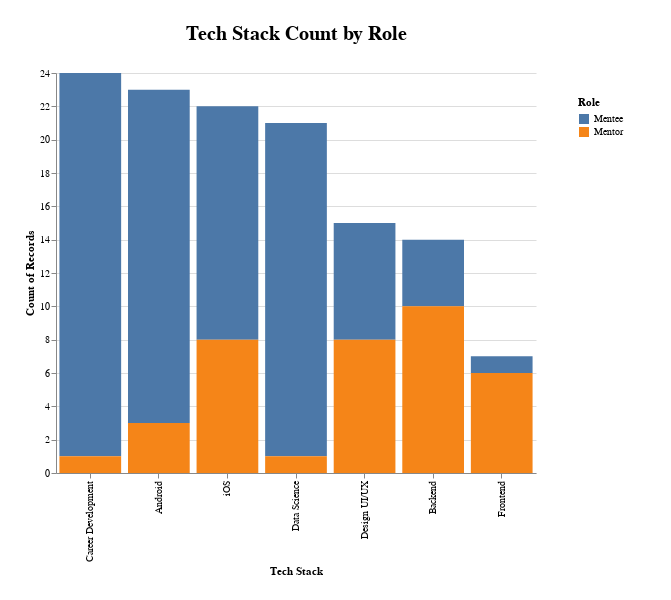

The code cell stored with this chart in its notebook:
### Code cell
x = "tech_stack"
z = "role"
count_x = f"count({x})"
chart = stacked_bar_chart(df[df["tech_stack"] != "string"], x, z, count_x)
chart

### Figure 1 — Vega-Lite specification as saved in the notebook (floating-point values rounded to 4 significant figures)
{"config": {"view": {"continuousWidth": 400, "continuousHeight": 300, "stroke": "#FFF"}, "legend": {"padding": 24}, "title": {"fontSize": 20, "offset": 24}}, "data": {"name": "data-03e8585892bca5750eca5bd9db7bc7b8"}, "mark": "bar", "encoding": {"color": {"field": "role", "title": "Role", "type": "nominal"}, "tooltip": [{"field": "role", "type": "nominal"}, {"field": "tech_stack", "type": "nominal"}, {"aggregate": "count", "field": "tech_stack", "type": "nominal"}], "x": {"field": "tech_stack", "sort": "-y", "title": "Tech Stack", "type": "nominal"}, "y": {"aggregate": "count", "field": "tech_stack", "type": "nominal"}}, "height": 400, "padding": 24, "title": "Tech Stack Count by Role", "width": 480, "$schema": "https://vega.github.io/schema/vega-lite/v4.17.0.json", "datasets": {"data-03e8585892bca5750eca5bd9db7bc7b8": [{"tech_stack": "Data Science", "role": "Mentee"}, {"tech_stack": "Career Development", "role": "Mentee"}, {"tech_stack": "Frontend", "role": "Mentee"}, {"tech_stack": "Data Science", "role": "Mentee"}, {"tech_stack": "iOS", "role": "Mentee"}, {"tech_stack": "Career Development", "role": "Mentee"}, {"tech_stack": "Data Science", "role": "Mentee"}, {"tech_stack": "Android", "role": "Mentee"}, {"tech_stack": "iOS", "role": "Mentee"}, {"tech_stack": "Career Development", "role": "Mentee"}, {"tech_stack": "Android", "role": "Mentee"}, {"tech_stack": "Android", "role": "Mentee"}, {"tech_stack": "Career Development", "role": "Mentee"}, {"tech_stack": "Career Development", "role": "Mentee"}, {"tech_stack": "Career Development", "role": "Mentee"}, {"tech_stack": "iOS", "role": "Mentee"}, {"tech_stack": "Data Science", "role": "Mentee"}, {"tech_stack": "Android", "role": "Mentee"}, {"tech_stack": "Career Development", "role": "Mentee"}, {"tech_stack": "Data Science", "role": "Mentee"}, {"tech_stack": "Android", "role": "Mentee"}, {"tech_stack": "Data Science", "role": "Mentee"}, {"tech_stack": "iOS", "role": "Mentee"}, {"tech_stack": "Career Development", "role": "Mentee"}, {"tech_stack": "Data Science", "role": "Mentee"}, {"tech_stack": "Android", "role": "Mentee"}, {"tech_stack": "Design UI/UX", "role": "Mentee"}, {"tech_stack": "Android", "role": "Mentee"}, {"tech_stack": "iOS", "role": "Mentee"}, {"tech_stack": "Android", "role": "Mentee"}, {"tech_stack": "Backend", "role": "Mentee"}, {"tech_stack": "Android", "role": "Mentee"}, {"tech_stack": "Career Development", "role": "Mentee"}, {"tech_stack": "Career Development", "role": "Mentee"}, {"tech_stack": "Career Development", "role": "Mentee"}, {"tech_stack": "Android", "role": "Mentee"}, {"tech_stack": "Career Development", "role": "Mentee"}, {"tech_stack": "Data Science", "role": "Mentee"}, {"tech_stack": "Android", "role": "Mentee"}, {"tech_stack": "Android", "role": "Mentee"}, {"tech_stack": "Career Development", "role": "Mentee"}, {"tech_stack": "Design UI/UX", "role": "Mentee"}, {"tech_stack": "Design UI/UX", "role": "Mentee"}, {"tech_stack": "Backend", "role": "Mentee"}, {"tech_stack": "iOS", "role": "Mentee"}, {"tech_stack": "Data Science", "role": "Mentee"}, {"tech_stack": "iOS", "role": "Mentee"}, {"tech_stack": "Design UI/UX", "role": "Mentee"}, {"tech_stack": "Career Development", "role": "Mentee"}, {"tech_stack": "iOS", "role": "Mentee"}, {"tech_stack": "Android", "role": "Mentee"}, {"tech_stack": "Career Development", "role": "Mentee"}, {"tech_stack": "Android", "role": "Mentee"}, {"tech_stack": "Android", "role": "Mentee"}, {"tech_stack": "Data Science", "role": "Mentee"}, {"tech_stack": "Android", "role": "Mentee"}, {"tech_stack": "Backend", "role": "Mentee"}, {"tech_stack": "Android", "role": "Mentee"}, {"tech_stack": "Design UI/UX", "role": "Mentee"}, {"tech_stack": "iOS", "role": "Mentee"}, {"tech_stack": "Android", "role": "Mentee"}, {"tech_stack": "iOS", "role": "Mentee"}, {"tech_stack": "Career Development", "role": "Mentee"}, {"tech_stack": "Career Development", "role": "Mentee"}, {"tech_stack": "Career Development", "role": "Mentee"}, {"tech_stack": "Backend", "role": "Mentee"}, {"tech_stack": "Data Science", "role": "Mentee"}, {"tech_stack": "Career Development", "role": "Mentee"}, {"tech_stack": "iOS", "role": "Mentee"}, {"tech_stack": "Career Development", "role": "Mentee"}, {"tech_stack": "iOS", "role": "Mentee"}, {"tech_stack": "Android", "role": "Mentee"}, {"tech_stack": "Career Development", "role": "Mentee"}, {"tech_stack": "Data Science", "role": "Mentee"}, {"tech_stack": "Data Science", "role": "Mentee"}, {"tech_stack": "Design UI/UX", "role": "Mentee"}, {"tech_stack": "Data Science", "role": "Mentee"}, {"tech_stack": "Data Science", "role": "Mentee"}, {"tech_stack": "iOS", "role": "Mentee"}, {"tech_stack": "iOS", "role": "Mentee"}, {"tech_stack": "Design UI/UX", "role": "Mentee"}, {"tech_stack": "Career Development", "role": "Mentee"}, {"tech_stack": "Data Science", "role": "Mentee"}, {"tech_stack": "Data Science", "role": "Mentee"}, {"tech_stack": "Career Development", "role": "Mentee"}, {"tech_stack": "Data Science", "role": "Mentee"}, {"tech_stack": "Android", "role": "Mentee"}, {"tech_stack": "Data Science", "role": "Mentee"}, {"tech_stack": "Data Science", "role": "Mentee"}, {"tech_stack": "Backend", "role": "Mentor"}, {"tech_stack": "Android", "role": "Mentor"}, {"tech_stack": "iOS", "role": "Mentor"}, {"tech_stack": "Backend", "role": "Mentor"}, {"tech_stack": "iOS", "role": "Mentor"}, {"tech_stack": "Frontend", "role": "Mentor"}, {"tech_stack": "iOS", "role": "Mentor"}, {"tech_stack": "Backend", "role": "Mentor"}, {"tech_stack": "Backend", "role": "Mentor"}, {"tech_stack": "iOS", "role": "Mentor"}, {"tech_stack": "Design UI/UX", "role": "Mentor"}, {"tech_stack": "Backend", "role": "Mentor"}, {"tech_stack": "Frontend", "role": "Mentor"}, {"tech_stack": "Backend", "role": "Mentor"}, {"tech_stack": "iOS", "role": "Mentor"}, {"tech_stack": "Design UI/UX", "role": "Mentor"}, {"tech_stack": "Frontend", "role": "Mentor"}, {"tech_stack": "iOS", "role": "Mentor"}, {"tech_stack": "Career Development", "role": "Mentor"}, {"tech_stack": "Android", "role": "Mentor"}, {"tech_stack": "Design UI/UX", "role": "Mentor"}, {"tech_stack": "Data Science", "role": "Mentor"}, {"tech_stack": "Frontend", "role": "Mentor"}, {"tech_stack": "Design UI/UX", "role": "Mentor"}, {"tech_stack": "Frontend", "role": "Mentor"}, {"tech_stack": "Backend", "role": "Mentor"}, {"tech_stack": "Design UI/UX", "role": "Mentor"}, {"tech_stack": "Frontend", "role": "Mentor"}, {"tech_stack": "Design UI/UX", "role": "Mentor"}, {"tech_stack": "Android", "role": "Mentor"}, {"tech_stack": "Design UI/UX", "role": "Mentor"}, {"tech_stack": "Backend", "role": "Mentor"}, {"tech_stack": "Design UI/UX", "role": "Mentor"}, {"tech_stack": "Backend", "role": "Mentor"}, {"tech_stack": "iOS", "role": "Mentor"}, {"tech_stack": "Backend", "role": "Mentor"}, {"tech_stack": "iOS", "role": "Mentor"}]}}
